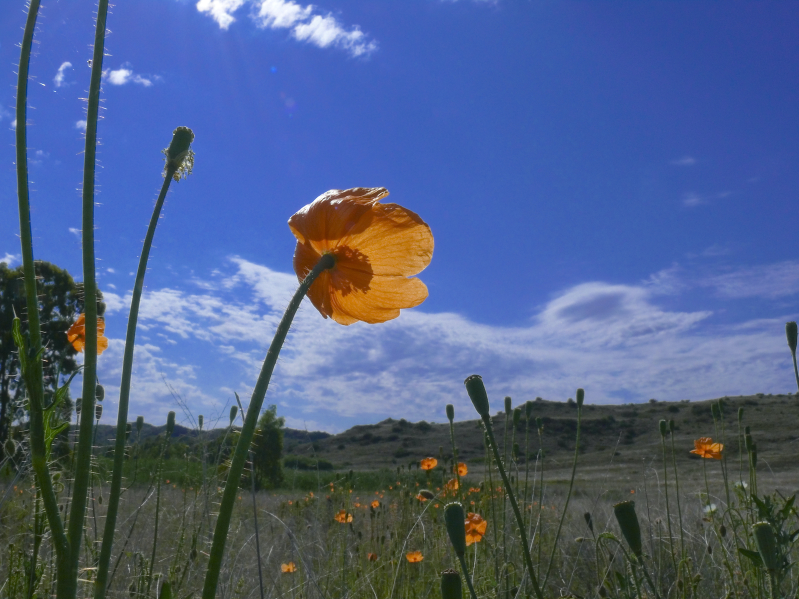
#> input picture Image Filter/image.jpg, 1598 x 1198 px (shown at 1/2 size)
$ python main.py
#> lines starting #> are read from the running program, lines starting #| are printed output that depends on the picture
######################################
# Image Filter Project Starter Code  #
#                                    #
#             UTeach CSP             #
#             Brian Ford             #
#                                    #
#              9/20/19               #
#                                    #
######################################


# importing PIL.Image library and os library
from PIL import Image #from PIL import Image
import os

from PIL.ImageFilter import DETAIL, SHARPEN

# Deletes old created images if they exist
images = ["combinedFilters.jpg","filter1.jpg","filter2.jpg","filter3.jpg","grey.jpg"]
for i in images:
  if os.path.exists(i):
    os.remove(i)

# Adds two blank lines before any output
print("\n\n")

# Opens image - upload a Local File into repl.it
img = Image.open('image.jpg')
#> img is the input picture: PIL image 1598x1198 RGB; mean R, G, B 78.3, 96, 134.9

# Rescale image size down, if original is too large
width = img.width
#> width = 1598
height = img.height
#> height = 1198
mwidth = width // 1000
#> mwidth = 1
mheight = height // 1000
#> mheight = 1
if mwidth > mheight:
  scale = mwidth
else:
  scale = mheight
#> scale = 1
if scale != 0:
  img = img.resize( (width // scale, height // scale) )

########################
#    Example Filter    #
########################
def grey():
  # Creates an ImageCore Object from original image
  pixels = img.getdata()
  # Creates empty array to hold new pixel values
  new_pixels = []
  # For every pixel from our original image, it saves
  # a copy of that pixel to our new_pixels array
  for p in pixels:
    new_pixels.append(p)
#> this loop made 1914404 passes
#> p on passes 1 to 3: (64, 103, 194), (62, 104, 190), (64, 101, 189)
#> after the loop, new_pixels = 1914404 items
  # Starts at the first pixel in the image
  location = 0
  # Continues until it has looped through all pixels
  while location < len(new_pixels):
    # Gets the current color of the pixel at location
    p = new_pixels[location]
    # Splits color into red, green and blue components
    r = p[0]
    g = p[1]
    b = p[2]
    # Perform pixel manipulation and stores results
    # to a new red, green and blue components
    newr = (r + g + b) // 3
    newg = (r + g + b) // 3
    newb = (r + g + b) // 3
    # Assign new red, green and blue components to pixel
    # at that specific location
    new_pixels[location] = (newr, newg, newb)
    # Changes the location to the next pixel in array
    location = location + 1
#> this loop made 1914404 passes
#> (r, g, b, newr, newg, newb) on passes 1 to 3: (64, 103, 194, 120, 120, 120), (62, 104, 190, 118, 118, 118), (64, 101, 189, 118, 118, 118)
#> after the loop, location = 1914404
  # Creates a new image, the same size as the original
  # using RGB value format
  newImage = Image.new("RGB", img.size)
#> newImage: PIL image 1598x1198 RGB; every value is 0
  # Assigns the new pixel values to newImage
  newImage.putdata(new_pixels)
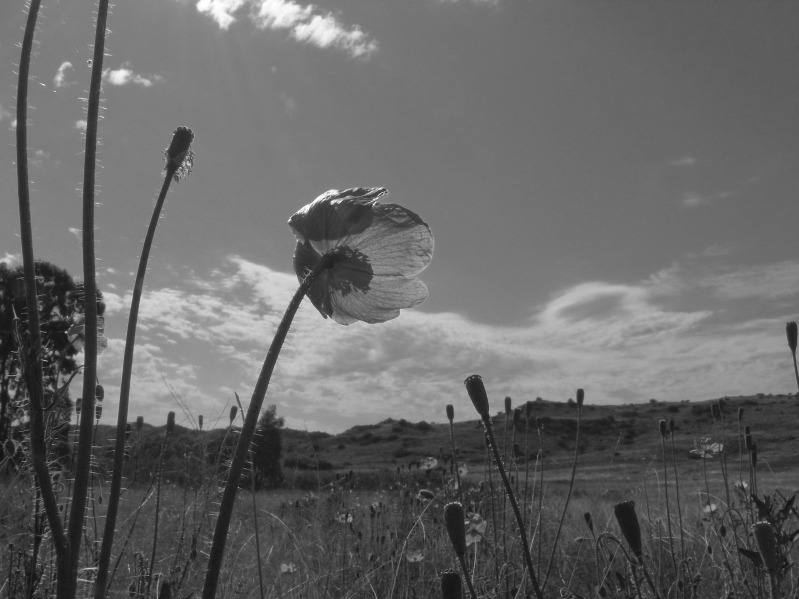
#> newImage: PIL image 1598x1198 RGB (shown at 1/2 size); min 11, max 255, mean 102.7
  # Sends the newImage back to the main portion of program
  return newImage


#####################
#    Your Filter    #
#####################

def filter1():
    # Creates an ImageCore Object from original image
  pixels = img.getdata()
  # Creates empty array to hold new pixel values
  new_pixels = []
  # For every pixel from our original image, it saves
  # a copy of that pixel to our new_pixels array
  for p in pixels:
    new_pixels.append(p)
#> after the loop, new_pixels = 1914404 items
  # Starts at the first pixel in the image
  location = 0
  # Continues until it has looped through all pixels
  while location < len(new_pixels):
    # Gets the current color of the pixel at location
    p = new_pixels[location]
    # Splits color into red, green and blue components
    r = p[0]
    g = p[1]
    b = p[2]
    # Perform pixel manipulation and stores results
    # to a new red, green and blue components
    newr = r
    newg = g
    newb = b
    # Assign new red, green and blue components to pixel
    # at that specific location
    new_pixels[location] = (newr, newg, newb)
    # Changes the location to the next pixel in array
    location = location + 1
#> this loop made 1914404 passes
#> (r, g, b, newr, newg, newb) on passes 1 to 3: (64, 103, 194, 64, 103, 194), (62, 104, 190, 62, 104, 190), (64, 101, 189, 64, 101, 189)
  # Creates a new image, the same size as the original
  # using RGB value format
  newImage = Image.new("RGB", img.size)
  # Assigns the new pixel values to newImage
  newImage.putdata(new_pixels)
  # We ask the user how many times they wish to filter the image here, then filter it that many times.
  timesToFilter = -1
  while timesToFilter < 0:
    timesToFilter = int(input("How many times would you like to sharpen the image? "))
    if timesToFilter < 0:
        print ("Invalid input, please enter again.")
#> this loop made 1 pass; the answer given on pass 1: 3
  for i in range(int(timesToFilter)):
    newImage = newImage.filter(SHARPEN)
  # And then return it after filtering.
  return newImage


#####################################
#    Your Filters with User Input   #
#####################################

def filter2():
  # Creates an ImageCore Object from original image
  pixels = img.getdata()
  # Creates empty array to hold new pixel values
  new_pixels = []
  # For every pixel from our original image, it saves
  # a copy of that pixel to our new_pixels array
  for p in pixels:
    new_pixels.append(p)
  # Starts at the first pixel in the image
  location = 0
  # Continues until it has looped through all pixels
#> (the run stopped early here; a loop or call above may not have finished)
